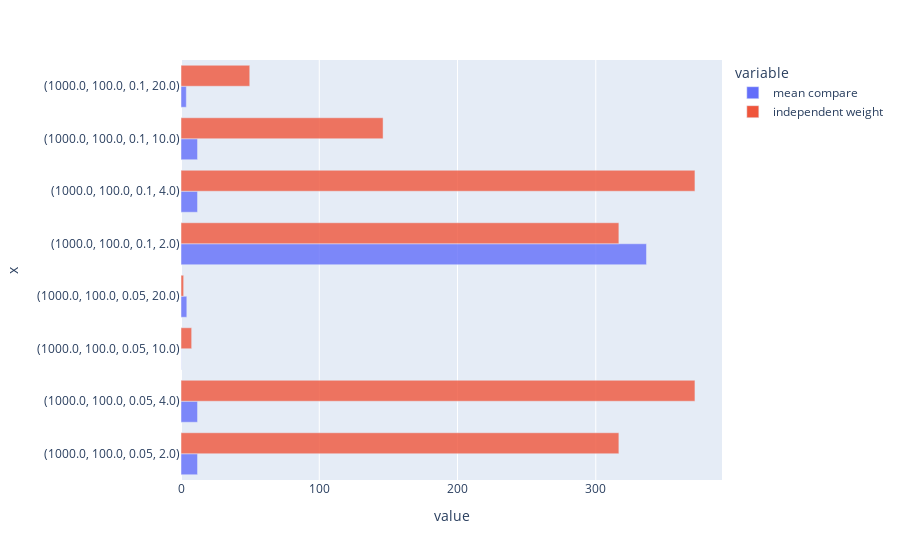

The cell this chart's notebook holds for it:
### Code cell
df = pd.DataFrame()

filter_ind = (keys[:, 2] == 100) & (keys[:, 1] == 1000) & (keys[:, 3] > 0.01)

df['x'] = [ str(tuple(tt[1:])) for tt in keys[filter_ind]]
df['mean compare'] = [param_metr[0][ind]['metrics'] for ind in np.where(filter_ind != 0)[0] ]
df['independent weight'] =  [param_metr[1][ind]['metrics'] for ind in np.where(filter_ind != 0)[0] ]
mmin = np.min(accelerations[:,filter_ind])
mmax = np.max(accelerations)
# fig = plt.Figure(figsize=(20, 15))
px.bar(data_frame= df, y = 'x' , x =  [ 'mean compare', 'independent weight'], \
            orientation='h', barmode='group', opacity= 0.8)

### Figure 1 — Plotly figure (JSON) as saved in the notebook; plotly's stock layout.template omitted (floating-point values rounded to 4 significant figures)
{"data": [{"alignmentgroup": "True", "hovertemplate": "variable=mean compare<br>value=%{x}<br>x=%{y}<extra></extra>", "legendgroup": "mean compare", "marker": {"color": "#636efa", "opacity": 0.8, "pattern": {"shape": ""}}, "name": "mean compare", "offsetgroup": "mean compare", "orientation": "h", "showlegend": true, "textposition": "auto", "type": "bar", "x": [11.96, 11.96, 0.146, 4.211, 336.7, 11.96, 11.96, 3.849], "xaxis": "x", "y": ["(1000.0, 100.0, 0.05, 2.0)", "(1000.0, 100.0, 0.05, 4.0)", "(1000.0, 100.0, 0.05, 10.0)", "(1000.0, 100.0, 0.05, 20.0)", "(1000.0, 100.0, 0.1, 2.0)", "(1000.0, 100.0, 0.1, 4.0)", "(1000.0, 100.0, 0.1, 10.0)", "(1000.0, 100.0, 0.1, 20.0)"], "yaxis": "y"}, {"alignmentgroup": "True", "hovertemplate": "variable=independent weight<br>value=%{x}<br>x=%{y}<extra></extra>", "legendgroup": "independent weight", "marker": {"color": "#EF553B", "opacity": 0.8, "pattern": {"shape": ""}}, "name": "independent weight", "offsetgroup": "independent weight", "orientation": "h", "showlegend": true, "textposition": "auto", "type": "bar", "x": [316.7, 371.7, 7.708, 1.919, 316.7, 371.7, 146.2, 49.73], "xaxis": "x", "y": ["(1000.0, 100.0, 0.05, 2.0)", "(1000.0, 100.0, 0.05, 4.0)", "(1000.0, 100.0, 0.05, 10.0)", "(1000.0, 100.0, 0.05, 20.0)", "(1000.0, 100.0, 0.1, 2.0)", "(1000.0, 100.0, 0.1, 4.0)", "(1000.0, 100.0, 0.1, 10.0)", "(1000.0, 100.0, 0.1, 20.0)"], "yaxis": "y"}], "layout": {"barmode": "group", "legend": {"title": {"text": "variable"}, "tracegroupgap": 0}, "margin": {"t": 60}, "xaxis": {"anchor": "y", "domain": [0, 1], "title": {"text": "value"}}, "yaxis": {"anchor": "x", "domain": [0, 1], "title": {"text": "x"}}}}
